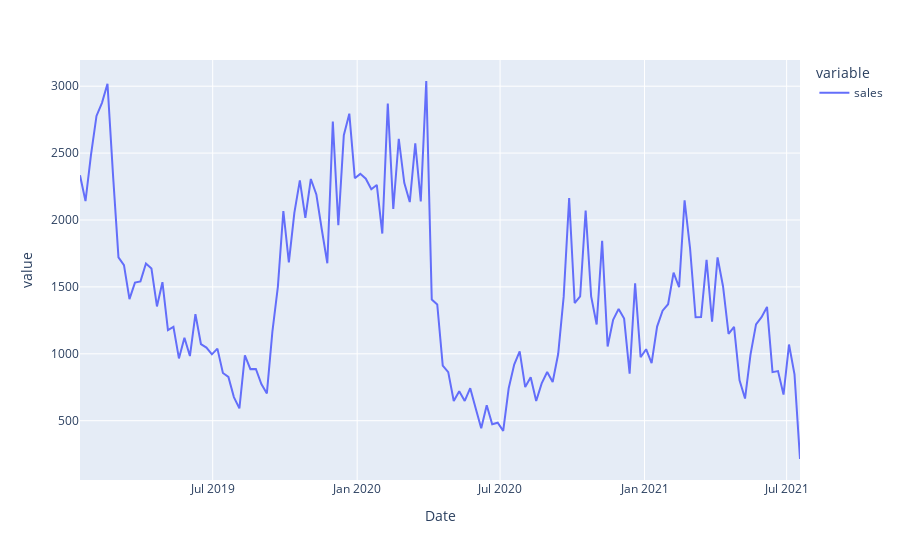

Write notebook code for a chart like this one.
### Code cell
# Plot it
px.line(pdf_processed.sales)

### Figure 1 — Plotly figure (JSON) as saved in the notebook; plotly's stock layout.template omitted (floating-point values rounded to 4 significant figures; data arrays with more than 128 entries replaced by an {"elided": "..."} marker saying what was removed)
{"data": [{"hovertemplate": "variable=sales<br>Date=%{x}<br>value=%{y}<extra></extra>", "legendgroup": "sales", "line": {"color": "#636efa", "dash": "solid"}, "marker": {"symbol": "circle"}, "mode": "lines", "name": "sales", "orientation": "v", "showlegend": true, "type": "scatter", "x": {"elided": "132 str values"}, "xaxis": "x", "y": {"elided": "132 float values"}, "yaxis": "y"}], "layout": {"legend": {"title": {"text": "variable"}, "tracegroupgap": 0}, "margin": {"t": 60}, "xaxis": {"anchor": "y", "domain": [0, 1], "title": {"text": "Date"}}, "yaxis": {"anchor": "x", "domain": [0, 1], "title": {"text": "value"}}}}
